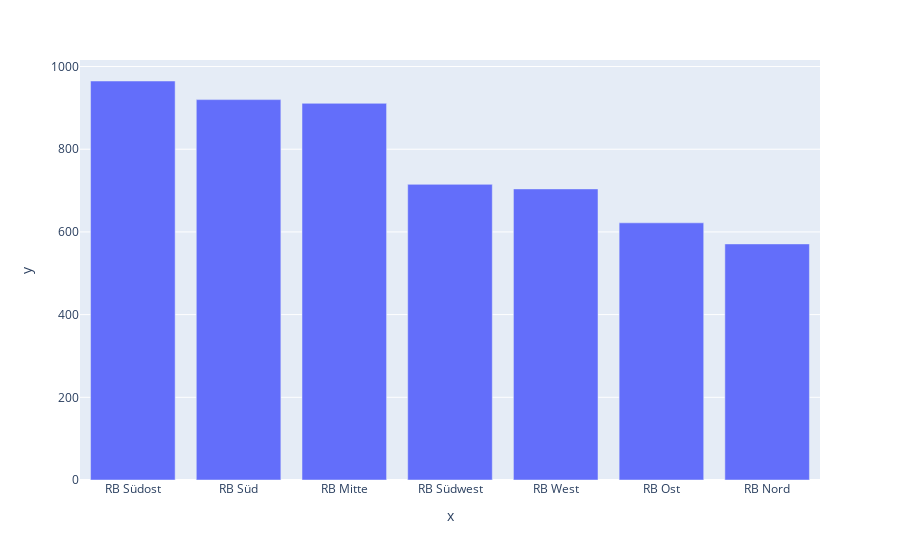

The code cell stored with this chart in its notebook:
### Code cell
df_group = df.groupby('organisationalUnit').count().sort_values(by='id', ascending=False)
px.bar(x = df_group.index, y = df_group['id'])

### Figure 1 — Plotly figure (JSON) as saved in the notebook; plotly's stock layout.template omitted (floating-point values rounded to 4 significant figures)
{"data": [{"alignmentgroup": "True", "hovertemplate": "x=%{x}<br>y=%{y}<extra></extra>", "legendgroup": "", "marker": {"color": "#636efa", "pattern": {"shape": ""}}, "name": "", "offsetgroup": "", "orientation": "v", "showlegend": false, "textposition": "auto", "type": "bar", "x": ["RB Südost", "RB Süd", "RB Mitte", "RB Südwest", "RB West", "RB Ost", "RB Nord"], "xaxis": "x", "y": [965, 920, 911, 715, 704, 622, 571], "yaxis": "y"}], "layout": {"barmode": "relative", "legend": {"tracegroupgap": 0}, "margin": {"t": 60}, "xaxis": {"anchor": "y", "domain": [0, 1], "title": {"text": "x"}}, "yaxis": {"anchor": "x", "domain": [0, 1], "title": {"text": "y"}}}}
